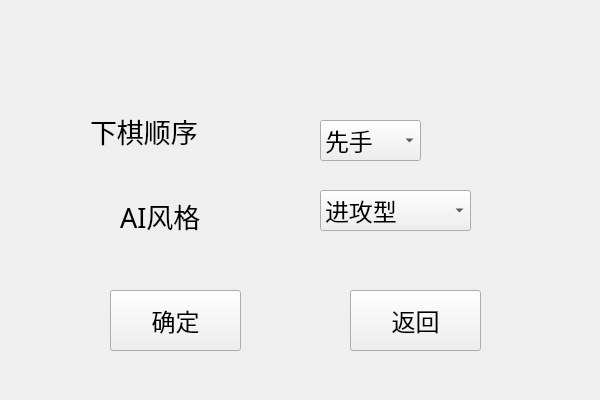
<?xml version="1.0" encoding="UTF-8"?>
<ui version="4.0">
 <class>choose</class>
 <widget class="QWidget" name="choose">
  <property name="geometry">
   <rect>
    <x>0</x>
    <y>0</y>
    <width>600</width>
    <height>400</height>
   </rect>
  </property>
  <property name="minimumSize">
   <size>
    <width>600</width>
    <height>400</height>
   </size>
  </property>
  <property name="maximumSize">
   <size>
    <width>600</width>
    <height>400</height>
   </size>
  </property>
  <property name="windowTitle">
   <string>Form</string>
  </property>
  <property name="styleSheet">
   <string notr="true">background-image: url(:/res/background5.png);</string>
  </property>
  <widget class="QWidget" name="widget" native="true">
   <property name="geometry">
    <rect>
     <x>0</x>
     <y>0</y>
     <width>601</width>
     <height>401</height>
    </rect>
   </property>
   <widget class="QLabel" name="label">
    <property name="geometry">
     <rect>
      <x>90</x>
      <y>90</y>
      <width>161</width>
      <height>81</height>
     </rect>
    </property>
    <property name="font">
     <font>
      <family>华康俪金黑W8(P)</family>
      <pointsize>20</pointsize>
     </font>
    </property>
    <property name="styleSheet">
     <string notr="true">background: transparent;</string>
    </property>
    <property name="text">
     <string>下棋顺序</string>
    </property>
   </widget>
   <widget class="QLabel" name="label_2">
    <property name="geometry">
     <rect>
      <x>120</x>
      <y>180</y>
      <width>161</width>
      <height>71</height>
     </rect>
    </property>
    <property name="font">
     <font>
      <family>华康俪金黑W8(P)</family>
      <pointsize>20</pointsize>
     </font>
    </property>
    <property name="styleSheet">
     <string notr="true">background: transparent;</string>
    </property>
    <property name="text">
     <string>AI风格</string>
    </property>
   </widget>
   <widget class="QComboBox" name="comboBox">
    <property name="geometry">
     <rect>
      <x>320</x>
      <y>120</y>
      <width>101</width>
      <height>41</height>
     </rect>
    </property>
    <property name="font">
     <font>
      <family>造字工房悦圆（非商用）常规体</family>
      <pointsize>18</pointsize>
     </font>
    </property>
    <item>
     <property name="text">
      <string>先手</string>
     </property>
    </item>
    <item>
     <property name="text">
      <string>后手</string>
     </property>
    </item>
   </widget>
   <widget class="QComboBox" name="comboBox_2">
    <property name="geometry">
     <rect>
      <x>320</x>
      <y>190</y>
      <width>151</width>
      <height>41</height>
     </rect>
    </property>
    <property name="font">
     <font>
      <family>造字工房悦圆（非商用）常规体</family>
      <pointsize>18</pointsize>
     </font>
    </property>
    <item>
     <property name="text">
      <string>进攻型</string>
     </property>
    </item>
    <item>
     <property name="text">
      <string>防守型</string>
     </property>
    </item>
    <item>
     <property name="text">
      <string>均衡型</string>
     </property>
    </item>
   </widget>
   <widget class="QPushButton" name="pushButton">
    <property name="geometry">
     <rect>
      <x>110</x>
      <y>290</y>
      <width>131</width>
      <height>61</height>
     </rect>
    </property>
    <property name="font">
     <font>
      <family>造字工房朗倩（非商用）常规体</family>
      <pointsize>18</pointsize>
     </font>
    </property>
    <property name="text">
     <string>确定</string>
    </property>
   </widget>
   <widget class="QPushButton" name="pushButton_2">
    <property name="geometry">
     <rect>
      <x>350</x>
      <y>290</y>
      <width>131</width>
      <height>61</height>
     </rect>
    </property>
    <property name="font">
     <font>
      <family>造字工房朗倩（非商用）常规体</family>
      <pointsize>18</pointsize>
     </font>
    </property>
    <property name="text">
     <string>返回</string>
    </property>
   </widget>
  </widget>
 </widget>
 <resources/>
 <connections/>
</ui>
